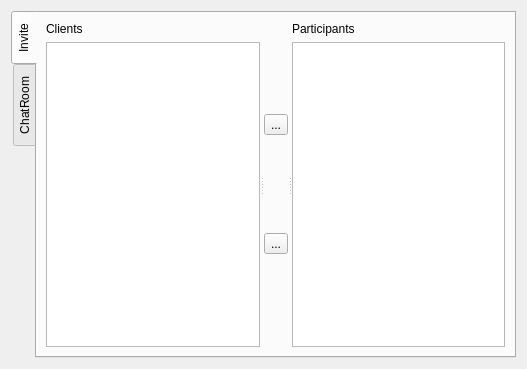
<?xml version="1.0" encoding="UTF-8"?>
<ui version="4.0">
 <class>Server</class>
 <widget class="QWidget" name="Server">
  <property name="geometry">
   <rect>
    <x>0</x>
    <y>0</y>
    <width>527</width>
    <height>369</height>
   </rect>
  </property>
  <property name="windowTitle">
   <string>Form</string>
  </property>
  <layout class="QHBoxLayout" name="horizontalLayout">
   <item>
    <widget class="QTabWidget" name="tabWidget">
     <property name="tabPosition">
      <enum>QTabWidget::West</enum>
     </property>
     <property name="currentIndex">
      <number>0</number>
     </property>
     <widget class="QWidget" name="tab">
      <attribute name="title">
       <string>Invite</string>
      </attribute>
      <layout class="QHBoxLayout" name="horizontalLayout_4">
       <item>
        <widget class="QSplitter" name="splitter_2">
         <property name="orientation">
          <enum>Qt::Horizontal</enum>
         </property>
         <widget class="QWidget" name="layoutWidget">
          <layout class="QVBoxLayout" name="verticalLayout_2">
           <item>
            <widget class="QLabel" name="label">
             <property name="text">
              <string>Clients</string>
             </property>
            </widget>
           </item>
           <item>
            <widget class="QListWidget" name="clientListWidget"/>
           </item>
          </layout>
         </widget>
         <widget class="QWidget" name="layoutWidget">
          <layout class="QVBoxLayout" name="verticalLayout_3">
           <item>
            <widget class="QToolButton" name="inviteButton">
             <property name="text">
              <string>...</string>
             </property>
            </widget>
           </item>
           <item>
            <widget class="QToolButton" name="kickOutButton">
             <property name="text">
              <string>...</string>
             </property>
            </widget>
           </item>
          </layout>
         </widget>
         <widget class="QWidget" name="layoutWidget">
          <layout class="QVBoxLayout" name="verticalLayout">
           <item>
            <widget class="QLabel" name="label_2">
             <property name="text">
              <string>Participants</string>
             </property>
            </widget>
           </item>
           <item>
            <widget class="QListWidget" name="participantsListWidget"/>
           </item>
          </layout>
         </widget>
        </widget>
       </item>
      </layout>
     </widget>
     <widget class="QWidget" name="tab_2">
      <attribute name="title">
       <string>ChatRoom</string>
      </attribute>
      <layout class="QHBoxLayout" name="horizontalLayout_2">
       <item>
        <widget class="QSplitter" name="splitter">
         <property name="orientation">
          <enum>Qt::Horizontal</enum>
         </property>
         <widget class="QTabWidget" name="participantsTab">
          <property name="currentIndex">
           <number>0</number>
          </property>
          <widget class="QWidget" name="tab_3">
           <attribute name="title">
            <string>Participants</string>
           </attribute>
           <layout class="QHBoxLayout" name="horizontalLayout_3">
            <item>
             <widget class="QTreeWidget" name="treeWidget">
              <column>
               <property name="text">
                <string>Client</string>
               </property>
              </column>
              <column>
               <property name="text">
                <string>Online</string>
               </property>
              </column>
             </widget>
            </item>
           </layout>
          </widget>
         </widget>
         <widget class="QListWidget" name="listWidget"/>
        </widget>
       </item>
      </layout>
     </widget>
    </widget>
   </item>
  </layout>
 </widget>
 <resources/>
 <connections/>
</ui>
